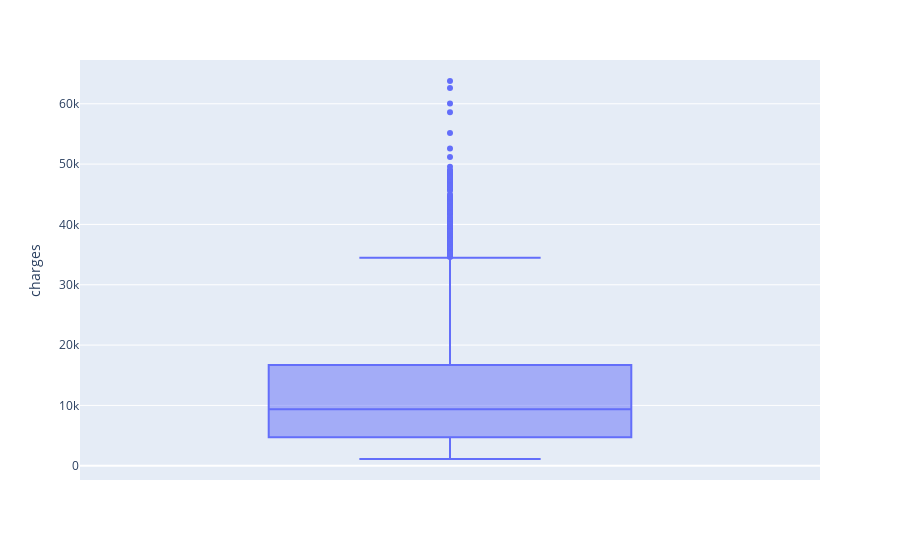

The cell this chart's notebook holds for it:
### Code cell
fig = px.box(df_raw, y="charges")
fig.show()

### Figure 1 — Plotly figure (JSON) as saved in the notebook; plotly's stock layout.template omitted (floating-point values rounded to 4 significant figures; data arrays with more than 128 entries replaced by an {"elided": "..."} marker saying what was removed)
{"data": [{"alignmentgroup": "True", "hovertemplate": "charges=%{y}<extra></extra>", "legendgroup": "", "marker": {"color": "#636efa"}, "name": "", "notched": false, "offsetgroup": "", "orientation": "v", "showlegend": false, "type": "box", "x0": " ", "xaxis": "x", "y": {"elided": "1337 float values"}, "y0": " ", "yaxis": "y"}], "layout": {"boxmode": "group", "legend": {"tracegroupgap": 0}, "margin": {"t": 60}, "xaxis": {"anchor": "y", "domain": [0, 1]}, "yaxis": {"anchor": "x", "domain": [0, 1], "title": {"text": "charges"}}}}
